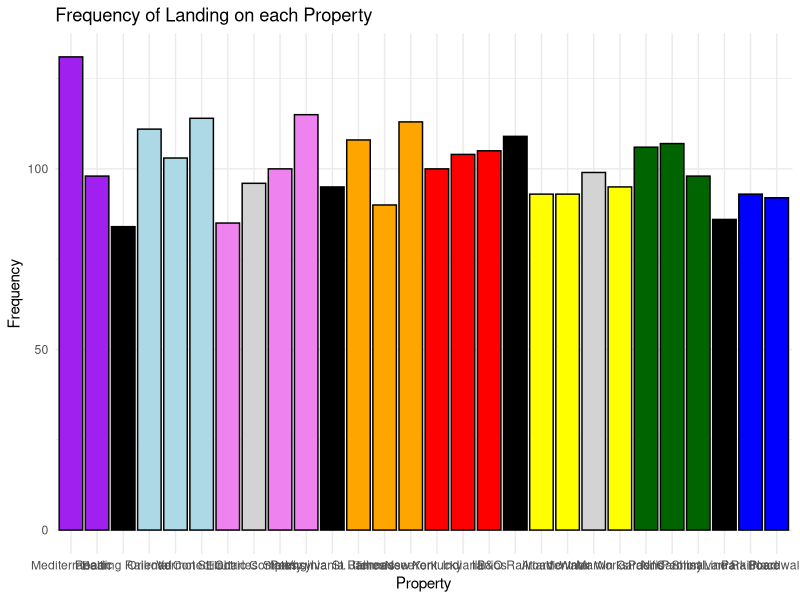
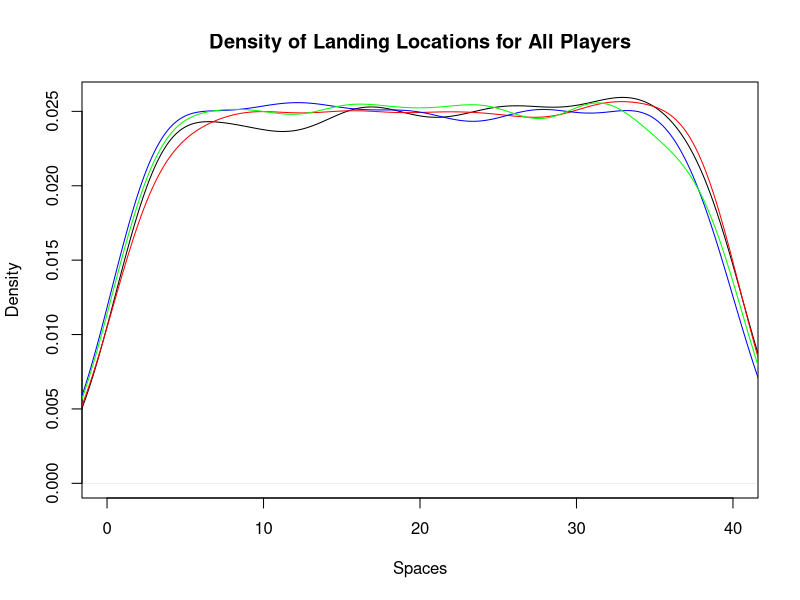
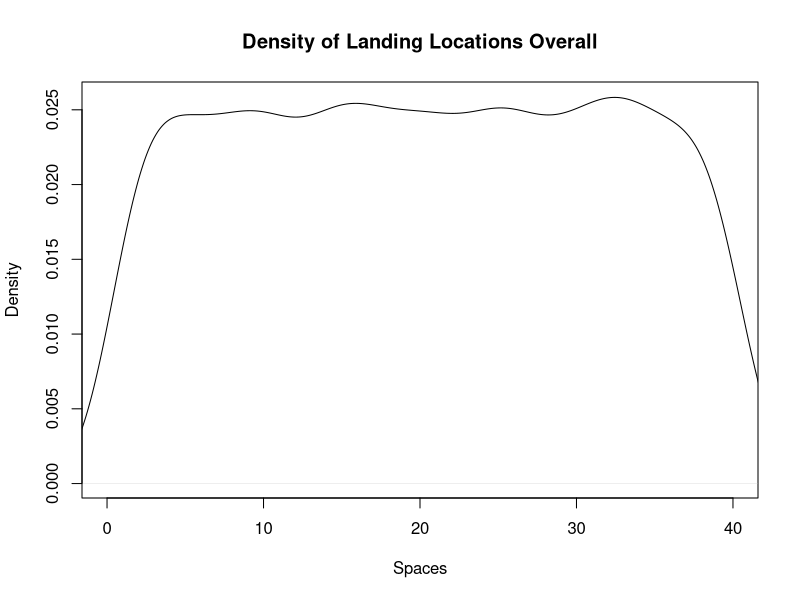
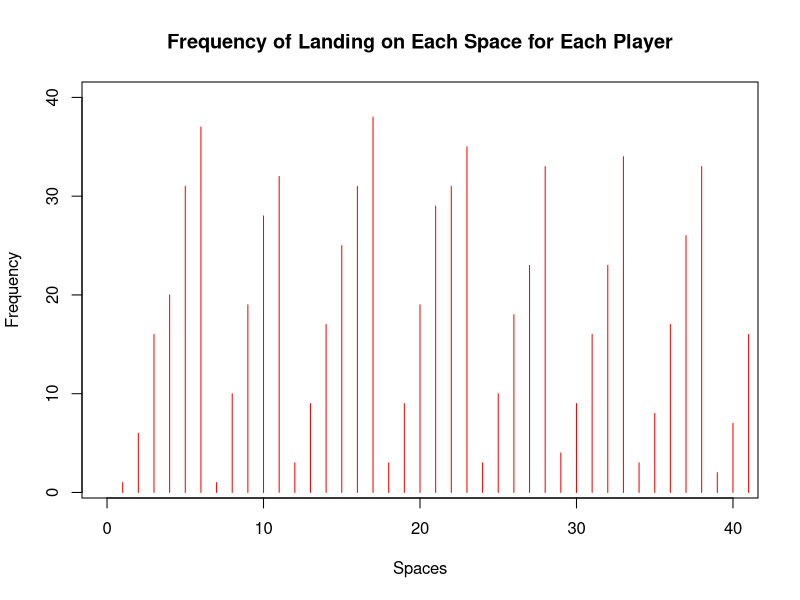
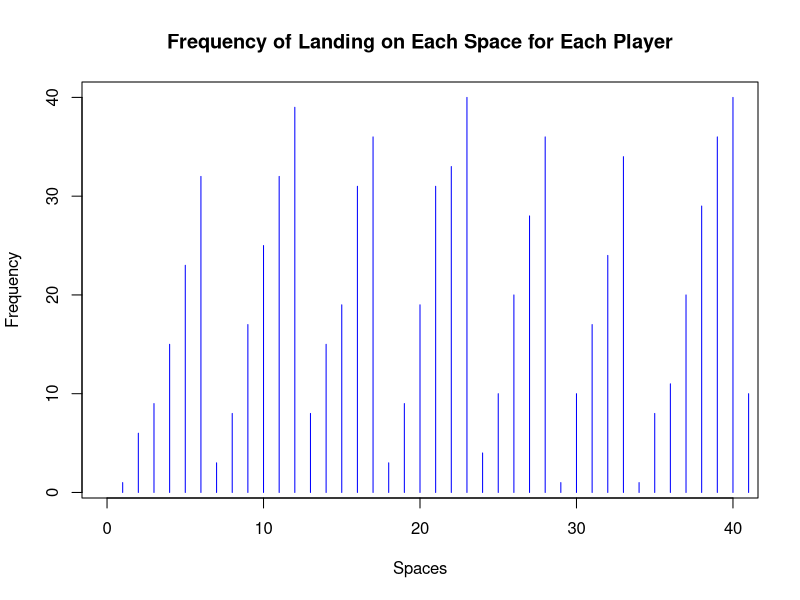
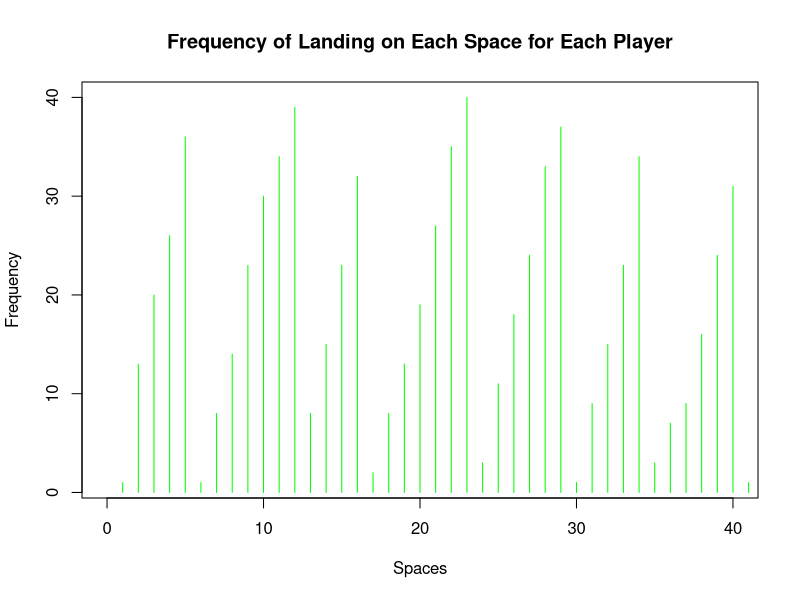
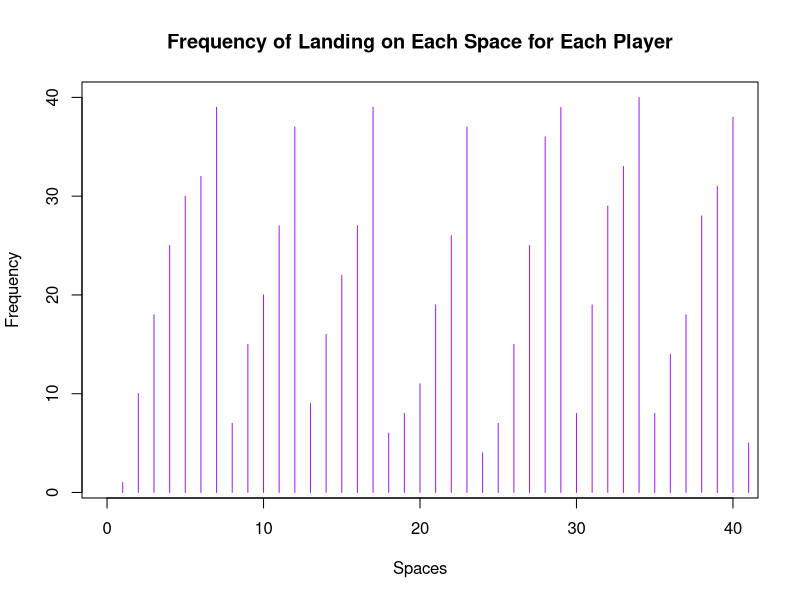
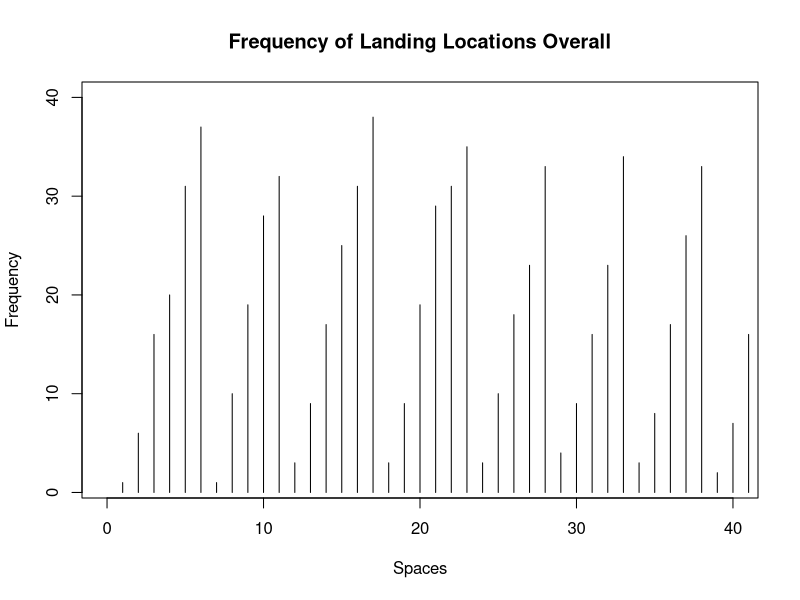

Reproduce these figures in R, in order. (Note: this script raises an error after producing the figures.)
## ---- chunk 1
knitr::opts_chunk$set(echo = TRUE)
## ---- chunk 2
library(dplyr)
library(ggplot2)
library(tidyverse)
## ---- chunk 3
monopolyBoard <- read.csv("MonopolyBoard.csv", header = T)
monopolyBoard
## ---- chunk 4
# Using dice rolls to determine where a player will land on the board
#input: "location", where the player is on the board
#output: the players new location on the board after the have rolled

#note that this is only accounting for standard dice rolls, no special rules yet...

lets_move = function(location) {
  dice_roll_1 <- sample(1:6, 1, replace = TRUE) #A random roll of a six-sided die
  dice_roll_2 <- sample(1:6, 1, replace = TRUE) #A random roll of a six-sided die
  
  roll_total <- sum(dice_roll_1, dice_roll_2) #The sum of the two rolls
  
  location = location + roll_total #Updating the player's location based on their rolls from the current turn
  
  if(location <= 40) { #if statement checking the players location
    location = location
  } else { #if the sum of the player's previous location and their rolls is greater than 40, this moves the player past GO and the start moving from space 1
    location = location - 40
  }
  
  print(location)
  
}

lets_move(20)
## ---- chunk 5
who_goes_first2 <- function(num_players){
  initial_rolls <- c()
  player_order <- length(num_players)
  for (i in 1:num_players) {
    player_i_roll <- sum(sample(1:6, 2, replace=TRUE))
    initial_rolls <- c(initial_rolls, player_i_roll) # vector of every player's first roll
  }
  
  if(sum(initial_rolls == max(initial_rolls)) >= 2){ # if more 1 person has the highest roll
    
    while (sum(initial_rolls == max(initial_rolls)) >= 2) { # keep rolling as long as players are tied
      tied_players <- which(initial_rolls==max(initial_rolls)) # identify which players tied

      tie_breaker_rolls <- c()
      for (i in tied_players) { # tied players roll again
       player_i_roll2 <- sum(sample(1:6, 2, replace=TRUE))
       tie_breaker_rolls <- c(tie_breaker_rolls, player_i_roll2)
       initial_rolls <- tie_breaker_rolls # update initial rolls
      }
    }
    highest_roll <- max(tie_breaker_rolls)
    highest_player <- tied_players[which(tie_breaker_rolls == highest_roll)]
  }
  
  else {
    highest_player <- which.max(initial_rolls) # who rolled the highest number
  
    # creating player order
    player_order[1] <- as.integer(highest_player)

    for (j in 2:num_players) {
    
      player_order[j] <- as.integer(player_order[j-1] + 1)
      if (player_order[j] > num_players) {
        player_order[j] <- 1
      }
    }
    #print(player_order)
  }
  playerlist <- (list(highest_player, player_order))
  return(playerlist)
}

who_goes_first2(4)
## ---- chunk 6
#A function to play Monopoly!
#Utilizes lets_move to move the players around the board
#input: "turns"; the amount of turns each player will take (i.e. the number of rounds in the game), "players"; a numeric value 1-4 representing the number of players in the game
#output: a dataframe showing each players' location after each of their turns; a density plot showing each players' location data throughout the game; a density plot showing the overall location data throughout the game

lets_play = function(turns, players) {
  
  location_data <- as.data.frame(matrix(nrow = turns, ncol = players)) # dataframe will keep data for locations of players for each turn
  
  # puts players in order
  colnames(location_data) <- who_goes_first2(players)[[2]]
  
  location = 1 #initializes the player at space 1 (i.e. GO!)
  location_data[1,] <- location

  for (i in 2:turns) { # iterates through number of turns
    for (j in 1:players) { # rotates through each player
      location = lets_move(location_data[i-1,j])[[1]] # takes location from lets_move2 function and assigns it to location
      location_data[i,j] <- as.integer(location) # puts location value into the dataframe of locations for each player
    }
  }
  
print(location_data) 

########################## property plot ###############################
properties_landed <- as.vector(as.matrix(location_data))

properties_landed <- properties_landed[properties_landed == 2 | properties_landed == 4 | properties_landed == 6 | properties_landed == 7 | properties_landed == 9 | properties_landed == 10 | properties_landed == 12 | properties_landed == 13 | properties_landed == 14 | properties_landed == 15 | properties_landed == 16 | properties_landed == 17 | properties_landed == 19 | properties_landed == 20 | properties_landed == 22 | properties_landed == 24 | properties_landed == 25 | properties_landed == 26 | properties_landed == 27 | properties_landed == 28 | properties_landed == 29 | properties_landed == 30 | properties_landed == 32 | properties_landed == 33 | properties_landed == 35 | properties_landed == 36 | properties_landed == 38 | properties_landed == 40]

property_names <- c("Mediterranean", "Baltic", "Reading Railroad", "Oriental", "Vermot", "Conecticut", "St. Charles", "Electric Company", "States", "Virginia", "Pennsylvania Railroad", "St. James", "Tennessee", "New York", "Kentucky", "Indiana", "Illinios", "B&O Railroad", "Atlantic", "Ventnor", "Water Works", "Marvin Gardens", "Pacific", "N. Carolina", "Pennsylvania", "Short Line Railroad", "Park Place", "Boardwalk")

properties_landed <- as.data.frame(properties_landed) 
properties_landed <- as.data.frame(properties_landed)
properties_landed <- properties_landed %>% group_by(properties_landed) %>% summarise(n())
properties_landed <- as.data.frame(properties_landed)
properties_landed <- cbind(property_names, properties_landed)
names(properties_landed) <- c("Property", "Location", "Occurances")
print(properties_landed)

    colors_properties <- c("purple", "purple", "black", "lightblue", "lightblue", "lightblue", "violet", "lightgray", "violet", "violet", "black", "orange", "orange", "orange", "red", "red", "red", "black", "yellow", "yellow", "lightgray", "yellow", "darkgreen", "darkgreen", "darkgreen", "black", "blue", "blue")
    
    
  #creates a frequency plot for the number of times each property is landed on 
    property_plot <- ggplot(properties_landed, aes(x = Property, y = Occurances)) +
      geom_bar(stat = "identity", fill = colors_properties, color = "black") +
      scale_x_discrete(limits = properties_landed$Property) +
      ggtitle("Frequency of Landing on each Property") +
      xlab("Property") +
      ylab("Frequency") +
      theme(axis.text.x.bottom = element_text(angle=90)) +
      theme_minimal()
    
    print(property_plot)
    
 ########################## location plots ###############################

 #vector of colors
  colors <- c("red", "blue", "green","purple")
  
  # creates density plot of frequency of landing on each space for each player
  plot(density(location_data[,1]), xlim = c(0,40), col = "black", xlab="Spaces", main= "Density of Landing Locations for All Players")
  
  for (k in 2:players) {
    lines(density(location_data[,k]), col = colors[k-1]) # adds a density line for each player after the first
  }
  
  # creates density plot for total frequency landing on each space (all players spaces included)
  all_spaces <- as.vector(as.matrix(location_data))
  plot(density(all_spaces), xlim = c(0,40), col = "black", xlab="Spaces", main="Density of Landing Locations Overall")
  
  #creates frequency plot for frequency of landing on certain spaces for each player
  for(k in 1:players){
  plot(location_data[,k], xlim= c(0,40), col=colors[k], type="h", xlab="Spaces", ylab="Frequency", main="Frequency of Landing on Each Space for Each Player")
  }

  plot(all_spaces, xlim = c(0,40), col = "black", type="h", xlab = "Spaces", ylab = "Frequency", main = "Frequency of Landing Locations Overall")
  
  # second set of frequency plots for individual player locations
  for (k in 1:players) {
    colors <- c("coral1", "steelblue1", "palegreen2","plum2")
    freq_data <- data.frame(space = 1:40, freq = tabulate(location_data[, k], nbins = 40))
    density_plot <- ggplot(freq_data, aes(x = space, y = freq)) +
     geom_bar(stat = "identity", fill = colors[k], color = "black") +
     ggtitle(paste0("Player ", k, ": Frequency of Landing on Each Space")) +
     xlab("Spaces") +
     ylab("Frequency") +
     theme_minimal()
    
    print(density_plot)
  }
}

lets_play(1000, 4)


## ---- chunk 7
#Double Down -- addition of jail and double rolls

#Incorporating double rolls and sending players to jail when the players are rolling and moving
#input: "location"; a numeric value 1 to 40; where the player in on the board
#output: the players new location on the board

lets_move2 = function(location) {
  dice_roll_1 <- sample(1:6, 1, replace = TRUE) #a standard, six-sided dice roll
  dice_roll_2 <- sample(1:6, 1, replace = TRUE) #a standard, six-sided dice roll
  
  roll_total <- sum(dice_roll_1, dice_roll_2) #the sum of the two dice rolls
  roll_double <- dice_roll_1 == dice_roll_2 #checking if the player rolled a double
  
    location = location + roll_total # updates location to be previous location + roll total
    double3 = "false" # double3 is assigned "true" if the player double rolls 3x (as seen in if statement below), otherwise it is assigned "false" 
    
  # first double roll -> roll again
  if (roll_double == TRUE) { #checks if the player rolled a double with their first two rolls. if "TRUE", the player rolls again
    dice_roll_3 <- sample(1:6, 1, replace = TRUE) #the player's third dice roll
    dice_roll_4 <- sample(1:6, 1, replace = TRUE) #the player's fourth dice roll
    
    roll_total2 <- sum(dice_roll_3, dice_roll_4) #the sum of the player's third and fourth rolls
    roll_double2 <- dice_roll_3 == dice_roll_4 #checks to see if the player rolled a double again
    
    location = location + roll_total2 #the player's new location
    double3 = "false"
    
    # if player is at a location past 40, subtract 40 so they go back to the GO space at location "41"
    # this is included in each if statement below so that it applies if player has to roll again
    if (location <= 40) { #checks to make sure that the player's location isn't over 40 (i.e not on the board)
      location = location
    } else { #If greater than 40, it subtracts 40 from location to allow player to continue to move on the board
      location = location - 40
    }
     
      # second double roll -> roll again
      if (roll_double2 == TRUE) { #if the player has rolled two doubles, they roll again
        dice_roll_5 <- sample(1:6, 1, replace = TRUE) #the player's fifth roll
        dice_roll_6 <- sample(1:6, 1, replace = TRUE) #the player's sixth roll
    
        roll_total3 <- sum(dice_roll_5, dice_roll_6) #the sum of the fifth and sixth roll
        roll_double3 <- dice_roll_5 == dice_roll_6 #checking to see if the player rolled a third double
    
        location = location + roll_total3 #the players new location
        double3 = "false"
        
        if (location <= 40) { #checks the player's location again
          location = location
        } else {
          location = location - 40
        }
        
        # third double roll -> go to jail
          if (roll_double3 == TRUE) { #checks if the player rolled three doubles in a row, if TRUE, the players goes to jail (space 11)
            location = monopolyBoard$spaces[monopolyBoard$name == "Jail"]
            double3 = "true"
          }
      }
  }  
    
  if (location <= 40) { #checks the players location on the board
    location = location
  } else {
    location = location - 40
  }
  
  listdata <- (list(location, double3)) # creates list for outputs "location" and "double3"
  # if you need to access location from this function, use lets_move2(location_data[i-1,j])[[1]]
  # if you need to access double3, use lets_move2(double3)[[2]]
  return(listdata)
  
}
## ---- chunk 8
#A function to move players around the board while incorporating double rolls and going to jail
#input: "turns"; the amount of turns each player takes (i.e. how many rounds the game is), "players"; a numeric value 1-4 representing the number of players in the game
#output: a dataframe showing each players' location after each of their turns; a density plot showing each players' location data throughout the game; a density plot showing the overall location data throughout the game

lets_play2 = function(turns, players) {
  
  
  location_data <- as.data.frame(matrix(nrow = turns, ncol = players)) # dataframe will keep data for locations of players for each turn
  double3data <- as.data.frame(matrix(nrow = turns, ncol = players)) # dataframe will say "true" if player double rolled 3x (which lands them in jail) and "false" if they didn't double roll 3x
  
    # puts players in order
    colnames(location_data) <- who_goes_first2(players)[[2]]
  
    location = 1 # each player starts at location 1
    location_data[1,] <- location
    double3 = 0 # initializing "double3" which will be later assigned a "true" or "false" based on if player double rolled 3x
  
    for (i in 2:turns) { # iterates through number of turns
      
        for (j in 1:players) { # rotates through each player
          
        location = lets_move2(location_data[i-1,j])[[1]] # takes location from lets_move2 function and assigns it to location
        location_data[i,j] <- as.integer(location) # puts location value into the dataframe of locations for each player
        double3data[i,j] <- lets_move2(double3)[[2]] # takes "true" or "false" value from double3 and adds it to double3data dataframe
        
      # deals with landing in jail from "go to jail" space and staying there for next 3 turns
      if (31 %in% location_data[i-1,j]) { # if you landed on 31 in the last turn (i-1 turn), you go to jail (space 11) for the ith turn
        location <- 11
        location_data[i,j] <- as.integer(location) # new location is 11
      } else if (11 %in% location_data[i-1,j] & 31 %in% location_data[i-2,j]) { # if you were on space 11 last turn AND you were on space 31 2 turns ago, you stay in jail (space 11) for turn i
        location <- 11
        location_data[i,j] <- as.integer(location)
      } else if (11 %in% location_data[i-2,j] & 31 %in% location_data[i-3,j]) {
        location <- 11
        location_data[i,j] <- as.integer(location)
      }
        
      # landing in jail from 3x double roll and staying there for next 3 turns
      if (11 %in% location_data[i,j] & "true" %in% double3data[i-1,j]) { # if player's location is 11 (jail) and double3data is"true" (player double rolled 3x), player stays in jail. all 3 if/else if statements keep player in jail for the next 3 turns
        location <- 11
        location_data[i,j] <- as.integer(location)
      } else if (11 %in% location_data[i-1,j] & "true" %in% double3data[i-2,j]) { # 
        location <- 11
        location_data[i,j] <- as.integer(location)
      } else if (11 %in% location_data[i-2,j] & "true" %in% double3data[i-3,j]) {
        location <- 11
        location_data[i,j] <- as.integer(location)
      }
        
    }
  }
  print(location_data)
  print(double3)
  
  
########################## property plot ###############################
  
properties_landed <- as.vector(as.matrix(location_data))

properties_landed <- properties_landed[properties_landed == 2 | properties_landed == 4 | properties_landed == 6 | properties_landed == 7 | properties_landed == 9 | properties_landed == 10 | properties_landed == 12 | properties_landed == 13 | properties_landed == 14 | properties_landed == 15 | properties_landed == 16 | properties_landed == 17 | properties_landed == 19 | properties_landed == 20 | properties_landed == 22 | properties_landed == 24 | properties_landed == 25 | properties_landed == 26 | properties_landed == 27 | properties_landed == 28 | properties_landed == 29 | properties_landed == 30 | properties_landed == 32 | properties_landed == 33 | properties_landed == 35 | properties_landed == 36 | properties_landed == 38 | properties_landed == 40]

property_names <- c("Mediterranean", "Baltic", "Reading Railroad", "Oriental", "Vermot", "Conecticut", "St. Charles", "Electric Company", "States", "Virginia", "Pennsylvania Railroad", "St. James", "Tennessee", "New York", "Kentucky", "Indiana", "Illinios", "B&O Railroad", "Atlantic", "Ventnor", "Water Works", "Marvin Gardens", "Pacific", "N. Carolina", "Pennsylvania", "Short Line Railroad", "Park Place", "Boardwalk")

properties_landed <- as.data.frame(properties_landed) 
properties_landed <- as.data.frame(properties_landed)
properties_landed <- properties_landed %>% group_by(properties_landed) %>% summarise(n())
properties_landed <- as.data.frame(properties_landed)
properties_landed <- cbind(property_names, properties_landed)
names(properties_landed) <- c("Property", "Location", "Occurances")
print(properties_landed)

    colors_properties <- c("purple", "purple", "black", "lightblue", "lightblue", "lightblue", "violet", "lightgray", "violet", "violet", "black", "orange", "orange", "orange", "red", "red", "red", "black", "yellow", "yellow", "lightgray", "yellow", "darkgreen", "darkgreen", "darkgreen", "black", "blue", "blue")
    
    
  #creates a frequency plot for the number of times each property is landed on 
    property_plot <- ggplot(properties_landed, aes(x = Property, y = Occurances)) +
      geom_bar(stat = "identity", fill = colors_properties, color = "black") +
      scale_x_discrete(limits = properties_landed$Property) +
      ggtitle("Frequency of Landing on each Property") +
      xlab("Property") +
      ylab("Frequency") +
      theme(axis.text.x.bottom = element_text(angle=90)) +
      theme_minimal()
    
    print(property_plot)
    
########################## location plots ###############################

 #vector of colors
  colors <- c("red", "blue", "green","purple")
  
  # creates density plot of frequency of landing on each space for each player
  plot(density(location_data[,1]), xlim = c(0,40), col = "black", xlab="Spaces", main= "Density of Landing Locations for All Players")
  
  for (k in 2:players) {
    lines(density(location_data[,k]), col = colors[k-1]) # adds a density line for each player after the first
  }
  
  # creates density plot for total frequency landing on each space (all players spaces included)
  all_spaces <- as.vector(as.matrix(location_data))
  plot(density(all_spaces), xlim = c(0,40), col = "black", xlab="Spaces", main="Density of Landing Locations Overall")
  
  #creates frequency plot for frequency of landing on certain spaces for each player
  for(k in 1:players){
  plot(location_data[,k], xlim= c(0,40), col=colors[k], type="h", xlab="Spaces", ylab="Frequency", main="Frequency of Landing on Each Space for Each Player")
  }
  
  plot(all_spaces, xlim = c(0,40), col = "black", type="h", xlab = "Spaces", ylab = "Frequency", main = "Frequency of Landing Locations Overall")
  
  # second set of frequency plots for individual player locations
  for (k in 1:players) {
    colors <- c("coral1", "steelblue1", "palegreen2","plum2")
    freq_data <- data.frame(space = 1:40, freq = tabulate(location_data[, k], nbins = 40))
    density_plot <- ggplot(freq_data, aes(x = space, y = freq)) +
     geom_bar(stat = "identity", fill = colors[k], color = "black") +
     ggtitle(paste0("Player ", k, ": Frequency of Landing on Each Space")) +
     xlab("Spaces") +
     ylab("Frequency") +
     theme_minimal()
    
    print(density_plot)
  }
 
}
 
lets_play2(1000, 4)
## ---- chunk 9

Card_Numbers <- c(1, 2, 3, 4, 5, 6, 7, 8, 9, 10, 11, 12, 13, 14, 15, 16) # the card numbers

Chance_Cards <- c("Advance to Boardwalk", "Advance to Go (Collect $200)", "Advance to Illinois Avenue. If you pass Go, collect $200", "Advance to St. Charles Place. If you pass Go, collect $200", "Advance to the nearest Railroad. If unowned, you may buy it from the Bank. If owned, pay owner twice the rental to which they are otherwise entitled", "Advance to the nearest Railroad. If unowned, you may buy it from the Bank. If owned, pay owner twice the rental to which they are otherwise entitled", "Advance token to nearest Utility. If unowned, you may buy it from the Bank. If owned, throw dice and pay owner a total ten times amount thrown", "Bank pays you dividend of $50", "Get Out of Jail Free", "Go Back 3 Spaces", "Go to Jail. Go directly to Jail, do not pass Go, do not collect $200", "Make general repairs on all your property. For each house pay $25. For each hotel pay $100", "Speeding fine $15", "Take a trip to Reading Railroad. If you pass Go, collect $200", "You have been elected Chairman of the Board. Pay each player $50", "Your building loan matures. Collect $150") # the card information

Chance <- data.frame(Chance_Cards, Card_Numbers) #a dataframe associating each chance card with a number



Community_Chest_Cards <- c("Advance to Go (Collect $200)", "Bank error in your favor. Collect $200", "Doctor’s fee. Pay $50", "From sale of stock you get $50", "Get Out of Jail Free", "Go to Jail. Go directly to jail, do not pass Go, do not collect $200", "Holiday fund matures. Receive $100", "Income tax refund. Collect $20", "It is your birthday. Collect $10 from every player", "Life insurance matures. Collect $100", "Pay hospital fees of $100", "Pay school fees of $50", "Receive $25 consultancy fee", "You are assessed for street repair. $40 per house. $115 per hotel", "You have won second prize in a beauty contest. Collect $10", "You inherit $100") # the card information

Community_Chest <- data.frame(Community_Chest_Cards, Card_Numbers) #a dataframe associating each community chest card with a number
## ---- chunk 10
#A function that randomly selects a numeric value 1:16 representing a Chance card and updates the player's location based on the card information
#input: "location"; a numeric value 1:40 representing the player's location on the board
#output: the player's new location on the board

Drawing_Chance = function(location) {
  location = location #the player's current location
  amount <- 0 #amount is later used to updated the player's bank in lets_play4
  draw_card <- sample(1:16, 1, replace = TRUE) #randomly selecting a card from 1:16 cards
  player_card <- Chance$Chance_Cards[draw_card] #finding the card in the Chance deck

#The following if statements update the player's location based on the card that was drawn (if applicable)  
      if(draw_card == 1) {
        location = 1
      }
      
      if(draw_card == 2) {
        location = 1
        amount = 200
      }
      
      if(draw_card == 3) {
        if(location > 25){
          amount = 200
        }else{
          amount = amount
    }
        location = 25
      }
  
      if(draw_card == 4){
        if(location > 13 ){
          amount = 200
        }else{
          amount = amount
    }
        location = 12
      }
  
      if(draw_card == 5){
        if(location >= 37 && location <= 5){
              location = 6
            } else {
              if (location >= 6 && location <= 15){
                location = 16
              } else {
                if(location >= 16 && location <= 25){
                  location = 26
                } else {
                  location = 36
                }
              }
            }
    }
  
    if(draw_card == 6){
        if(location >= 37 && location <= 5){
              location = 6
            } else {
              if (location >= 6 && location <= 15){
                location = 16
              } else {
                if(location >= 16 && location <= 25){
                  location = 26
                } else {
                  location = 36
                }
              }
            }
    }
  
    if(draw_card == 7){
        if(location >= 29 && location <= 12){
              location = 13
            } else {
              location = 29
    }
    }
  
    if(draw_card == 8){
      amount = -50
    }
  
    if(draw_card == 10) {
      location = location - 3
    }
  
    if(draw_card == 11) {
      location = 11
    }
  
    if(draw_card == 13){
      amount = -15
    }
  
    if(draw_card == 14) {
      if(location > 6){
        amount = 200
      }else{
        amount = amount
    }
      location = 6
    }
  
    if(draw_card == 16){
      amount = 150
    }
  
   
    location = location
    amount = amount
    list_location_amount <- list(location, amount)
    return(list_location_amount)
}



#A function that randomly selects a numeric value 1:16 representing a Community Chest card and updates the player's location based on the card information
#input: "location"; a numeric value 1:40 representing the player's location on the board
#output: the player's new location on the board

Drawing_Community_Chest = function(location) {
  location = location
  amount <- 0
  draw_card_chest <- sample(1:16, 1, replace = TRUE)
  player_card_chest <- Community_Chest$Community_Chest_Cards[draw_card_chest]
  
  
  if (draw_card_chest == 1) {
    location = 1
    amount = 200
  }
  
  #Bank error in your favor. Collect $200
  if(draw_card_chest == 2){
    amount = 200
  }
  
  #Doctor’s fee. Pay $50
  if(draw_card_chest == 3){
    amount = -50
  }
  
  #From sale of stock you get $50
  if(draw_card_chest == 4){
    amount = 50
  }
  
  if(draw_card_chest == 6) {
    location = 11
  }
  
  #Holiday fund matures. Receive $100
  if(draw_card_chest == 7){
    amount = 100
  }
  
  #Income tax refund. Collect $20
  if(draw_card_chest == 8){
    amount = 20
  }
  
  #Life insurance matures. Collect $100
  if(draw_card_chest == 10){
    amount = 100
  }
  
  #Pay hospital fees of $100
  if(draw_card_chest == 11){
    amount = -100
  }
  
  #Pay school fees of $50
  if(draw_card_chest == 12){
    amount = -50
  }
  
  #Receive $25 consultancy fee
  if(draw_card_chest == 13){
    amount = 25
  }
  
  #You have won second prize in a beauty contest. Collect $10
  if(draw_card_chest == 15){
    amount = 10
  }
  
  #You inherit $100
  if(draw_card_chest == 16){
    amount = 100
  }
  
  location = location 
  amount = amount
  list_location_amount <- list(location,amount)
  return(list_location_amount)
}
## ---- chunk 11
#A function that expands on lets_move2 to add the actions of Community Chest and Chance spaces and their respective cards
#input: "location"; a numeric value 1 to 40; where the player in on the board
#output: the players new location on the board

lets_move3 = function(location) {
  dice_roll_1 <- sample(1:6, 1, replace = TRUE)
  dice_roll_2 <- sample(1:6, 1, replace = TRUE)
  
  roll_total <- sum(dice_roll_1, dice_roll_2)
  roll_double <- dice_roll_1 == dice_roll_2
  
    location = location + roll_total
    double3 = "false"


  if (location <= 40) {
      location = location
  } else {
      location = location - 40
  }
   
  
  if(location == 8 || location == 23 || location == 27) {
    location = Drawing_Chance(location)
  }
  
  if(location == 3 || location == 18 || location == 34) {
    location = Drawing_Community_Chest(location)
  }
    
  # first double roll -> roll again
  if (roll_double == TRUE) {
    dice_roll_3 <- sample(1:6, 1, replace = TRUE)
    dice_roll_4 <- sample(1:6, 1, replace = TRUE)
    
    roll_total2 <- sum(dice_roll_3, dice_roll_4)
    roll_double2 <- dice_roll_3 == dice_roll_4
    
    location = location + roll_total2
    double3 = "false"
    
    if (location <= 40) {
      location = location
    } else {
      location = location - 40
    }
    
    
    if(location == 8 || location == 23 || location == 27) {
    location = Drawing_Chance(location)
    }
  
  if(location == 3 || location == 18 || location == 34) {
    location = Drawing_Community_Chest(location)
    }
     
      # second double roll -> roll again
      if (roll_double2 == TRUE) {
        dice_roll_5 <- sample(1:6, 1, replace = TRUE)
        dice_roll_6 <- sample(1:6, 1, replace = TRUE)
    
        roll_total3 <- sum(dice_roll_5, dice_roll_6)
        roll_double3 <- dice_roll_5 == dice_roll_6
    
        location = location + roll_total3
        double3 = "false"
        
        if (location <= 40) {
          location = location
        } else {
          location = location - 40
        }
        
        if(location == 8 || location == 23 || location == 27) {
          location = Drawing_Chance(location)
        }
  
        if(location == 3 || location == 18 || location == 34) {
          location = Drawing_Community_Chest(location)
         
        }
        
        # third double roll -> go to jail
          if (roll_double3 == TRUE) {
            location = monopolyBoard$spaces[monopolyBoard$name == "Jail"]
            double3 = "true"

          }
      }
  }  
   
  location = location 

  listdata <- (list(location, double3))
  return(listdata)
  
}

## ---- chunk 12
lets_play3 = function(turns, players) {
  
  location_data <- as.data.frame(matrix(nrow = turns, ncol = players))
  double3data <- as.data.frame(matrix(nrow = turns, ncol = players))
  
    colnames(location_data) <- who_goes_first2(players)[[2]]
  
    location = 1
    location_data[1,] <- location
    double3 = 0
  
    for (i in 2:turns) {
      
        for (j in 1:players) {
          
        location = lets_move3(location_data[i-1,j])[[1]]
        location_data[i,j] <- as.integer(location)
        double3data[i,j] <- lets_move3(double3)[[2]]
        
      # deals with landing in jail from "go to jail" space and staying there for next 3 turns
      if (31 %in% location_data[i-1,j]) { # if you land on 31 (go to jail), next location is in jail (space 11)
        location <- 11
        location_data[i,j] <- as.integer(location)
      } else if (11 %in% location_data[i-1,j] & 31 %in% location_data[i-2,j]) {
        location <- 11
        location_data[i,j] <- as.integer(location)
      } else if (11 %in% location_data[i-2,j] & 31 %in% location_data[i-3,j]) {
        location <- 11
        location_data[i,j] <- as.integer(location)
      }
        
      # landing in jail from 3x double roll and staying there for next 3 turns
      if (11 %in% location_data[i,j] & "true" %in% double3data[i-1,j]) { # "true" means player double rolled 3x -> jail
        location <- 11
        location_data[i,j] <- as.integer(location)
      } else if (11 %in% location_data[i-1,j] & "true" %in% double3data[i-2,j]) { # 
        location <- 11
        location_data[i,j] <- as.integer(location)
      } else if (11 %in% location_data[i-2,j] & "true" %in% double3data[i-3,j]) {
        location <- 11
        location_data[i,j] <- as.integer(location)
      }
        
    }
  }
  print(location_data)
  print(double3data)

  
  
########################## property plot ###############################
properties_landed <- as.vector(as.matrix(location_data))

properties_landed <- properties_landed[properties_landed == 2 | properties_landed == 4 | properties_landed == 6 | properties_landed == 7 | properties_landed == 9 | properties_landed == 10 | properties_landed == 12 | properties_landed == 13 | properties_landed == 14 | properties_landed == 15 | properties_landed == 16 | properties_landed == 17 | properties_landed == 19 | properties_landed == 20 | properties_landed == 22 | properties_landed == 24 | properties_landed == 25 | properties_landed == 26 | properties_landed == 27 | properties_landed == 28 | properties_landed == 29 | properties_landed == 30 | properties_landed == 32 | properties_landed == 33 | properties_landed == 35 | properties_landed == 36 | properties_landed == 38 | properties_landed == 40]

property_names <- c("Mediterranean", "Baltic", "Reading Railroad", "Oriental", "Vermot", "Conecticut", "St. Charles", "Electric Company", "States", "Virginia", "Pennsylvania Railroad", "St. James", "Tennessee", "New York", "Kentucky", "Indiana", "Illinios", "B&O Railroad", "Atlantic", "Ventnor", "Water Works", "Marvin Gardens", "Pacific", "N. Carolina", "Pennsylvania", "Short Line Railroad", "Park Place", "Boardwalk")

properties_landed <- as.data.frame(properties_landed) 
properties_landed <- as.data.frame(properties_landed)
properties_landed <- properties_landed %>% group_by(properties_landed) %>% summarise(n())
properties_landed <- as.data.frame(properties_landed)
properties_landed <- cbind(property_names, properties_landed)
names(properties_landed) <- c("Property", "Location", "Occurances")
print(properties_landed)

    colors_properties <- c("purple", "purple", "black", "lightblue", "lightblue", "lightblue", "violet", "lightgray", "violet", "violet", "black", "orange", "orange", "orange", "red", "red", "red", "black", "yellow", "yellow", "lightgray", "yellow", "darkgreen", "darkgreen", "darkgreen", "black", "blue", "blue")
    
    #creates a frequency plot for the number of times each property is landed on 
    property_plot <- ggplot(properties_landed, aes(x = Property, y = Occurances)) +
      geom_bar(stat = "identity", fill = colors_properties, color = "black") +
      scale_x_discrete(limits = properties_landed$Property) +
      ggtitle("Frequency of Landing on each Property") +
      xlab("Property") +
      ylab("Frequency") +
      theme(axis.text.x.bottom = element_text(angle=90)) +
      theme_minimal()
    
    print(property_plot)
    
    
########################## location plots ###############################    
  
  # creates density plot of frequency of landing on each space for each player
  colors <- c("red", "blue", "green","purple")
  
  plot(density(location_data[,1]), xlim = c(0,40), col = "black", xlab="Spaces", main= "Density of Landing Locations for All Players")
  
  for (k in 2:players) {
    lines(density(location_data[,k]), col = colors[k-1]) # adds a density line for each player after the first
  }
  
  # creates density plot for total frequency landing on each space (all players spaces included)
  all_spaces <- as.vector(as.matrix(location_data))
  plot(density(all_spaces), xlim = c(0,40), col = "black", xlab="Spaces", main="Density of Landing Locations Overall")
  
  for(k in 1:players){
  plot(location_data[,k], xlim= c(0,40), col=colors[k], type="h", xlab="Spaces", ylab="Frequency", main="Frequency of Landing on Each Space for Each Player")
  }
  
  # second set of frequency plots for individual player locations
  for (k in 1:players) {
    colors <- c("coral1", "steelblue1", "palegreen2","plum2")
    freq_data <- data.frame(space = 1:40, freq = tabulate(location_data[, k], nbins = 40))
    density_plot <- ggplot(freq_data, aes(x = space, y = freq)) +
     geom_bar(stat = "identity", fill = colors[k], color = "black") +
     ggtitle(paste0("Player ", k, ": Frequency of Landing on Each Space")) +
     xlab("Spaces") +
     ylab("Frequency") +
     theme_minimal()
    
    print(density_plot)
  }
  
}

lets_play3(1000,4)


## ---- chunk 13
#A function that expands on lets_move3 to add the collection of $200 every time a player passes "Go"
#input: "location"; a numeric value 1 to 40; where the player in on the board
#output: the players new location on the board

lets_move4 = function(location) {
  dice_roll_1 <- sample(1:6, 1, replace = TRUE) 
  dice_roll_2 <- sample(1:6, 1, replace = TRUE) 
  
  roll_total <- sum(dice_roll_1, dice_roll_2)
  roll_double <- dice_roll_1 == dice_roll_2
  
    location = location + roll_total
    double3 = "false"


  if (location <= 40) {
      location = location
      amount = 0
  } else {
      location = location - 40
      amount = 200
  }
   
  
  if(location == 8 || location == 23 || location == 27) { #check's if the player's location is a Chance space
    location = Drawing_Chance(location)[[1]] #if TRUE, the player draws a Chance card using the Drawing_Chance function which updates their location
  }
  
  if(location == 3 || location == 18 || location == 34) { #check's if the player's location is a Community Chest space
    location = Drawing_Community_Chest(location)[[1]] #if TRUE, the player draws a Community Chest card using the Drawing_Community_Chest which updates their location
  }
    
  # first double roll -> roll again
  if (roll_double == TRUE) {
    dice_roll_3 <- sample(1:6, 1, replace = TRUE)
    dice_roll_4 <- sample(1:6, 1, replace = TRUE)
    
    roll_total <- sum(dice_roll_3, dice_roll_4)
    roll_double2 <- dice_roll_3 == dice_roll_4
    
    location = location + roll_total
    double3 = "false"
    
    if (location <= 40) {
      location = location
      amount = 0
    } else {
      location = location - 40
      amount = 200
    }
    
    
    if(location == 8 || location == 23 || location == 27) { #check's if the player's location is a Chance space
    location = Drawing_Chance(location)[[1]] #if TRUE, the player draws a Chance card using the Drawing_Chance function which updates their location
    }
  
  if(location == 3 || location == 18 || location == 34) { #check's if the player's location is a Community Chest space
    location = Drawing_Community_Chest(location)[[1]] #if TRUE, the player draws a Community Chest card using the Drawing_Community_Chest which updates their location
    }
     
      # second double roll -> roll again
      if (roll_double2 == TRUE) {
        dice_roll_5 <- sample(1:6, 1, replace = TRUE)
        dice_roll_6 <- sample(1:6, 1, replace = TRUE)
    
        roll_total <- sum(dice_roll_5, dice_roll_6)
        roll_double3 <- dice_roll_5 == dice_roll_6
    
        location = location + roll_total
        double3 = "false"
        
        if (location <= 40) {
          location = location
          amount = 0
        } else {
          location = location - 40
          amount = 200
        }
        
        if(location == 8 || location == 23 || location == 27) { #check's if the player's location is a Chance space
          location = Drawing_Chance(location)[[1]] #if TRUE, the player draws a Chance card using the Drawing_Chance function which updates their location
        }
  
        if(location == 3 || location == 18 || location == 34) { #check's if the player's location is a Community Chest space
          location = Drawing_Community_Chest(location)[[1]] #if TRUE, the player draws a Community Chest card using the Drawing_Community_Chest which updates their location
         
        }
        
        # third double roll -> go to jail
          if (roll_double3 == TRUE) {
            location = monopolyBoard$spaces[monopolyBoard$name == "Jail"]
            double3 = "true"

          }
      }
  }  
   
  location = location 

  listdata <- (list(location, double3, amount))
  return(listdata)
  
}

## ---- chunk 14

lets_play4 = function(turns, players) {
  
  location_data <- as.data.frame(matrix(nrow = turns, ncol = players))
  double3data <- as.data.frame(matrix(nrow = turns, ncol = players))
  
    colnames(location_data) <- who_goes_first2(players)[[2]]
  
    location = 1
    location_data[1,] <- location
    double3 = 0
  
    for (i in 2:turns) {
      
        for (j in 1:players) {
          
        location = lets_move4(location_data[i-1,j])[[1]]
        location_data[i,j] <- as.integer(location)
        double3data[i,j] <- lets_move4(location)[[2]]
        
      # deals with landing in jail from "go to jail" space and staying there for next 3 turns
      if (31 %in% location_data[i-1,j]) { # if you land on 31 (go to jail), next location is in jail (space 11)
        location <- 11
        location_data[i,j] <- as.integer(location)
      } else if (11 %in% location_data[i-1,j] & 31 %in% location_data[i-2,j]) {
        location <- 11
        location_data[i,j] <- as.integer(location)
      } else if (11 %in% location_data[i-2,j] & 31 %in% location_data[i-3,j]) {
        location <- 11
        location_data[i,j] <- as.integer(location)
      }
        
      # landing in jail from 3x double roll and staying there for next 3 turns
      if (11 %in% location_data[i,j] & "true" %in% double3data[i-1,j]) { # "true" means player double rolled 3x -> jail
        location <- 11
        location_data[i,j] <- as.integer(location)
      } else if (11 %in% location_data[i-1,j] & "true" %in% double3data[i-2,j]) { # 
        location <- 11
        location_data[i,j] <- as.integer(location)
      } else if (11 %in% location_data[i-2,j] & "true" %in% double3data[i-3,j]) {
        location <- 11
        location_data[i,j] <- as.integer(location)
      }

        
      # updating banks if players land on each others' properties
      if(location %in% c(2, 4, 7, 9, 10, 12, 13, 14, 15, 17, 19, 20, 22, 24, 25, 27, 28, 29, 30, 32, 33, 35, 38, 40)) {
            
      location = location
      spot <- which(Property_Statuses$Space == location)
      cost <- which(monopolyBoard$spaces == location)
      owned_by_player <- Property_Statuses$Owned_By_Player[spot]
        
      The_Players$Player_Bank[owned_by_player] <- The_Players$Player_Bank[owned_by_player] + monopolyBoard$rent_0[cost]
      The_Players$Player_Bank[j] <- The_Players$Player_Bank[j] - monopolyBoard$rent_0[cost]
      }
      
      #updating banks if players land on others' railroads
      if(location %in% c(6, 16, 26, 36)){
        
      location = location
      spot <- which(Property_Statuses$Space == location)
      cost <- which(monopolyBoard$spaces == location)
      owned_by_player <- Property_Statuses$Owned_By_Player[spot]
        
      The_Players$Player_Bank[owned_by_player] <- The_Players$Player_Bank[owned_by_player] + 200
      The_Players$Player_Bank[j] <- The_Players$Player_Bank[j] - 200
      }
      
      # Updating player bank if they gained or lost money from a Chance card
      if (Drawing_Chance(location_data[i,j])[[2]] != 0) {
        The_Players$Player_Bank[j] <- The_Players$Player_Bank[j] + Drawing_Chance(location_data[i,j])[[2]]  
      }
        
      # Updating player bank if they gained or lost money from a Community Chest card 
      if (Drawing_Community_Chest(location_data[i,j])[[2]] != 0) {
        The_Players$Player_Bank[j] <- The_Players$Player_Bank[j] + Drawing_Community_Chest(location_data[i,j])[[2]]  
      }
      
      # Player gets $200 if they pass go
      if (lets_move3(location_data[i,j])[[3]] != 0) {
        The_Players$Player_Bank[j] <- The_Players$Player_Bank[j] + lets_move3(location_data[i,j])[[3]]  
      }
      
      # Paying when player lands on a tax space
      if (5 %in% location_data[i,j] || 39 %in% location_data[i,j]) {
        The_Players$Player_Bank[j] <- The_Players$Player_Bank[j] - monopolyBoard$cost[location_data[i,j]] # subtracting cost of tax from player's bank
      }
        
      #
    }
  }

  print(The_Players)
  

  
  
########################## property plot ###############################
  
properties_landed <- as.vector(as.matrix(location_data))

properties_landed <- properties_landed[properties_landed == 2 | properties_landed == 4 | properties_landed == 6 | properties_landed == 7 | properties_landed == 9 | properties_landed == 10 | properties_landed == 12 | properties_landed == 13 | properties_landed == 14 | properties_landed == 15 | properties_landed == 16 | properties_landed == 17 | properties_landed == 19 | properties_landed == 20 | properties_landed == 22 | properties_landed == 24 | properties_landed == 25 | properties_landed == 26 | properties_landed == 27 | properties_landed == 28 | properties_landed == 29 | properties_landed == 30 | properties_landed == 32 | properties_landed == 33 | properties_landed == 35 | properties_landed == 36 | properties_landed == 38 | properties_landed == 40]

property_names <- c("Mediterranean", "Baltic", "Reading Railroad", "Oriental", "Vermot", "Conecticut", "St. Charles", "Electric Company", "States", "Virginia", "Pennsylvania Railroad", "St. James", "Tennessee", "New York", "Kentucky", "Indiana", "Illinios", "B&O Railroad", "Atlantic", "Ventnor", "Water Works", "Marvin Gardens", "Pacific", "N. Carolina", "Pennsylvania", "Short Line Railroad", "Park Place", "Boardwalk")

properties_landed <- as.data.frame(properties_landed) 
properties_landed <- as.data.frame(properties_landed)
properties_landed <- properties_landed %>% group_by(properties_landed) %>% summarise(n())
properties_landed <- as.data.frame(properties_landed)
properties_landed <- cbind(property_names, properties_landed)
names(properties_landed) <- c("Property", "Location", "Occurances")
print(properties_landed)

    colors_properties <- c("purple", "purple", "black", "lightblue", "lightblue", "lightblue", "violet", "lightgray", "violet", "violet", "black", "orange", "orange", "orange", "red", "red", "red", "black", "yellow", "yellow", "lightgray", "yellow", "darkgreen", "darkgreen", "darkgreen", "black", "blue", "blue")
    
    #creates a frequency plot for the number of times each property is landed on 
    property_plot <- ggplot(properties_landed, aes(x = Property, y = Occurances)) +
      geom_bar(stat = "identity", fill = colors_properties, color = "black") +
      scale_x_discrete(limits = properties_landed$Property) +
      ggtitle("Frequency of Landing on each Property") +
      xlab("Property") +
      ylab("Frequency") +
      theme(axis.text.x.bottom = element_text(angle=90)) +
      theme_minimal()
    
    print(property_plot) 
    
    
    
########################## location plots ###############################
    
    # creates density plot of frequency of landing on each space for each player
  colors <- c("red", "blue", "green","purple")
  
  plot(density(location_data[,1]), xlim = c(0,40), col = "black", xlab="Spaces", main= "Density of Landing Locations for All Players")
  
  for (k in 2:players) {
    lines(density(location_data[,k]), col = colors[k-1]) # adds a density line for each player after the first
  }

  
  # creates density plot for total frequency landing on each space (all players spaces included)
  all_spaces <- as.vector(as.matrix(location_data))
  plot(density(all_spaces), xlim = c(0,40), col = "black", xlab="Spaces", main="Density of Landing Locations Overall")
  
  for(k in 1:players){
  plot(location_data[,k], xlim= c(0,40), col=colors[k], type="h", xlab="Spaces", ylab="Frequency", main="Frequency of Landing on Each Space for Each Player")
  }
  
  # second set of frequency plots for individual player locations
  for (k in 1:players) {
    colors <- c("coral1", "steelblue1", "palegreen2","plum2")
    freq_data <- data.frame(space = 1:40, freq = tabulate(location_data[, k], nbins = 40))
    density_plot <- ggplot(freq_data, aes(x = space, y = freq)) +
     geom_bar(stat = "identity", fill = colors[k], color = "black") +
     ggtitle(paste0("Player ", k, ": Frequency of Landing on Each Space")) +
     xlab("Spaces") +
     ylab("Frequency") +
     theme_minimal()
    
    print(density_plot)
  }
}


lets_play4(1000, 4)
